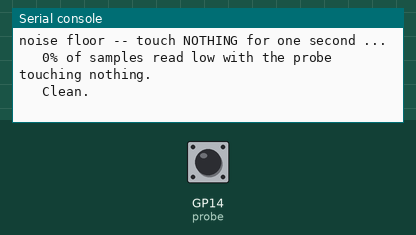
Simulated run of this program. Board: Raspberry Pi Pico running MicroPython. Parts: the last lines printed to the serial console. The test bench sets the inputs (shaded band); at power-on: GP14 (probe) HIGH.

Above: at 2.2 s.
2.3 s: GP14 (probe) pulled LOW for 0.15 s
At 2.63 s:
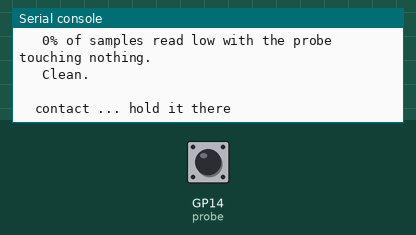
4.3 s: GP14 (probe) pulled LOW for 1 s
At 5.11 s:
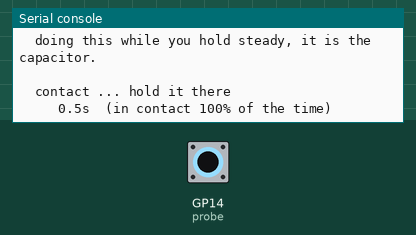
7.1 s: GP14 (probe) pulled LOW for 3.2 s
At 10.4 s:
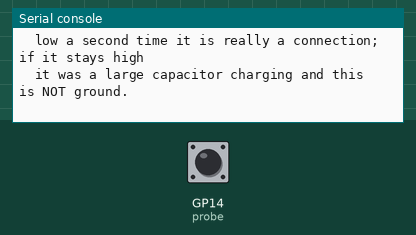
11.8 s: GP14 (probe) pulled LOW for 0.15 s
At 12.13 s:
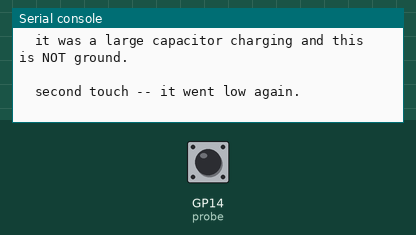
13.8 s: GP14 (probe) pulled LOW for 3.2 s
At 16.7 s:
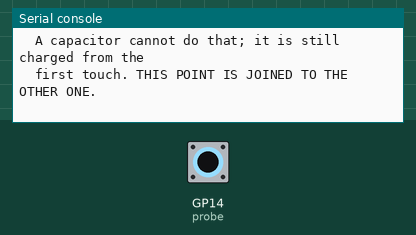
Timing chart, 0 to 18.2 s (numbered marks = the images above; inputs shaded):
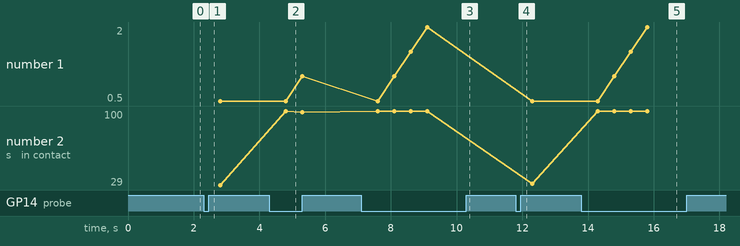

Measured:
- after the input at 2.3 s, the serial console: prints a new line after 0.05 s (image 1)
- after the input at 4.3 s, the serial console: prints a new line after 0.50 s (image 2)
- after the input at 7.1 s, the serial console: prints a new line after 1.0 s (image 3)
- after the input at 11.8 s, the serial console: prints a new line after 0.05 s (image 4)
- after the input at 13.8 s, the serial console: prints a new line after 0.50 s (image 5)
- plotted number 1: 0.5 → 1 after the input at 4.3 s, 1 → 2 after the input at 7.1 s, 2 → 0.5 after the input at 11.8 s, 0.5 → 2 after the input at 13.8 s
- plotted number 2: 29 → 99 after the input at 4.3 s, 100 → 30 after the input at 11.8 s, 30 → 100 after the input at 13.8 s

The program:

continuity_test.py
```python
"""Continuity tester -- identify an unmarked pin when there is no multimeter.

Board:  Raspberry Pi Pico W (RP2040, 2022).
Run:    uv run mpremote run "pi pico/picoW/continuity_test.py"
Or through the Pi the Pico is plugged into (README section 5):
        scp "pi pico/picoW/continuity_test.py" my-pi:/tmp/ && ssh -t my-pi '~/.local/bin/mpremote run /tmp/continuity_test.py'

Written because the PIR module in this project has no silkscreen at all, so its
three pins cannot be read -- and getting VCC and GND the wrong way round
destroys the module. Guessing is not an option and there is no meter, so the
Pico becomes the meter.

HOW IT WORKS

A GPIO configured as an input with the internal pull-up sits at 3.3V through
roughly 55k. Touch that pin to something connected to the Pico's own GND and
the pull-up loses -- the pin reads 0. Touch it to anything else and it stays 1.
That is a continuity test, and 55k is weak enough that ~60uA flows, which
harms nothing.

THE THING BEING TESTED MUST HAVE NO POWER GOING TO IT

The Pico is powered -- it is running this. The module being probed must not be.
Nothing plugged into it at all: no 5V, no ground, no signal wire. It lies loose
on the bench and the only two wires touching it are these two probes.

Two reasons, and the second one is the expensive one. A powered module pushes
its own voltage back down the probe, which makes the reading meaningless. And
the probe wire runs to GP14, so touching it against a live 5V pin puts 5V
straight onto a 3.3V input.

WIRING

Two jumper wires into the Pico and nothing else:

    wire A  ->  Pico GND  (pin 38)
    wire B  ->  Pico GP14 (pin 19)

Their free ends are the two probe tips. Touch both tips to two points, and the
script says whether those two points are joined. It does not matter which tip
goes where -- a connection is a connection in either direction.

USE THE SELF-TEST FIRST

Touch the two free ends TOGETHER. That is a connection by definition, so it
must report CONNECTED. If it does not, a jumper is not seated and every reading
after it would have been a lie. Prove the instrument before trusting the
measurement.

TWO THINGS THIS HAS TO GET RIGHT, AND THE FIRST VERSION GOT BOTH WRONG

1. BOUNCE. A hand-held dupont pin is not a sprung meter probe. It makes and
   breaks contact many times a second, so the pin reading is not a steady low
   while touching -- it is mostly low, peppered with highs. The first version
   demanded an unbroken low and so ended the measurement on the first bounce,
   reporting a 10ms contact every time and never once confirming a connection
   that was really there. Hence DUTY_MIN: judge the PROPORTION of low samples
   across the hold, not an unbroken run of them.

2. CAPACITORS, which is the direction that costs money. An uncharged capacitor
   looks exactly like a short until it fills. Through 55k a 100uF electrolytic
   holds the pin below the logic threshold for more than a second, so a fixed
   "low for 800ms means connected" would have declared the module's VCC pin to
   be ground -- and wiring it that way round destroys the module.

   The fix is not a longer timer; a bigger capacitor beats any timer. It is the
   SECOND TOUCH. Lift the probe and touch the same point again straight away: a
   capacitor is still charged from the first touch and will not go low again,
   while ground goes low instantly every single time. That is a difference in
   kind rather than degree, so it settles the question no matter what value the
   capacitor is. This script asks for that second touch and will not call
   anything ground without it.
"""

import machine
import time

PROBE_PIN = 14

POLL_MS = 5

# How long the probe has to be held before a verdict. Long enough that a small
# decoupling capacitor is fully charged and has let go again; the second touch,
# not this number, is what defends against a large one.
HOLD_MS = 2500

# Fraction of samples that must read low across the hold. Well under 1.0 so
# that contact bounce does not disqualify a real connection, and well over 0.5
# so that a probe barely grazing the target is still rejected.
DUTY_MIN = 0.80

# No low at all for this long means the probe has been lifted and the touch is
# over. Longer than any plausible bounce gap.
GAP_END_MS = 400

# A touch is acknowledged when at least half of the last CONTACT_WINDOW_MS read
# low. Deliberately a proportion over a window rather than an unbroken run of
# lows: a run would reject mains hum nicely and then also reject a badly
# bouncing contact, which can break every few samples and never string enough
# lows together. Hum sits at a few percent in any window; even a poor contact
# sits far above half. The two do not overlap.
CONTACT_WINDOW_MS = 100
CONTACT_WINDOW = CONTACT_WINDOW_MS // POLL_MS
CONTACT_OPEN_LOWS = CONTACT_WINDOW // 2

IDLE_REPORT_MS = 6000

probe = machine.Pin(PROBE_PIN, machine.Pin.IN, machine.Pin.PULL_UP)


def banner():
    print("continuity tester -- two wires: Pico GND (pin 38) and GP%d (pin 19)"
          % PROBE_PIN)
    print("Touch both free ends to two points; this says if they are joined.\n")
    print("THE MODULE BEING PROBED MUST HAVE NOTHING PLUGGED INTO IT.\n")
    print("1. Touch the two free ends TOGETHER. It must say CONNECTED.")
    print("   If it does not, reseat the jumpers before going any further.")
    print("2. Hold one end on a bare metal point that is definitely the")
    print("   module's ground -- a SOLDER BLOB on the back, never a painted")
    print("   surface -- and connect the other to each outer pin in turn.")
    print("3. Hold each one for %.1fs -- there is a countdown. Wobble is fine,"
          % (HOLD_MS / 1000))
    print("   it is measuring how much of the time you are in contact.")
    print("4. Whenever it says CONNECTED, touch the SAME point again to")
    print("   confirm. Ground goes low twice; a capacitor only goes low once.\n")
    print("Ctrl-C to stop.\n")


def noise_floor():
    """Measure what the pin reads with nothing touching, and say so out loud.

    Worth a second of everyone's time because the failure it catches is one
    that reads as a hardware fault: a probe wire long enough to pick up mains
    hum makes the pin flicker low, and without this the first thing the script
    ever says is "contact" while the probe is lying on the bench. Knowing the
    floor is 5% turns that from a mystery into a number.
    """
    print("noise floor -- touch NOTHING for one second ...")
    lows = 0
    for _ in range(1000 // POLL_MS):
        if probe.value() == 0:
            lows += 1
        time.sleep_ms(POLL_MS)
    pct = lows * 100 // (1000 // POLL_MS)
    print("   %d%% of samples read low with the probe touching nothing." % pct)

    if pct > 40:
        print("   TOO HIGH. Something really is holding GP%d down -- a jumper"
              % PROBE_PIN)
        print("   still in the wrong row, or the probe resting on metal.")
        print("   Nothing below will mean anything until that is fixed.\n")
    elif pct:
        print("   That is mains hum on a dangling wire, not a fault. Hum")
        print("   flickers a few percent of samples; a touch fills most of a")
        print("   %dms window, and only the second registers.\n"
              % CONTACT_WINDOW_MS)
    else:
        print("   Clean.\n")


class Touch:
    """One probe contact, from first low until the probe is lifted."""

    def __init__(self, now):
        self.began = now
        self.last_low = now
        self.total = 0
        self.low = 0
        self.verdict = None

    def sample(self, is_low, now):
        self.total += 1
        if is_low:
            self.low += 1
            self.last_low = now

    def span(self):
        """Time from first low to last low -- the contact itself, excluding
        the GAP_END_MS of silence that proves the probe was lifted."""
        return time.ticks_diff(self.last_low, self.began)

    def duty(self):
        return self.low / self.total if self.total else 0.0


def watch():
    touch = None
    last_low = 0
    next_tick = 0
    last_idle = time.ticks_ms()
    # Whether the previous touch was judged a connection -- the second touch is
    # only meaningful as a follow-up to a first one.
    previous_connected = False

    # Ring buffer of the most recent samples, 1 = high, plus a running count of
    # the lows in it so the window costs one add and one subtract per poll
    # rather than a sum over the whole buffer.
    window = [1] * CONTACT_WINDOW
    wi = 0
    lows_in_window = 0

    while True:
        now = time.ticks_ms()
        is_low = probe.value() == 0

        if is_low:
            last_low = now

        lows_in_window -= 1 - window[wi]
        window[wi] = 0 if is_low else 1
        lows_in_window += 1 - window[wi]
        wi = (wi + 1) % CONTACT_WINDOW

        # A dangling probe wire is an aerial and the internal pull-up is only
        # ~55k -- a high enough impedance that mains hum alone drags the pin
        # under the logic threshold for a few percent of samples. Those dips
        # are sparse; any real contact, however badly it bounces, fills most of
        # the window. The first version opened a touch on ONE low sample, so it
        # announced "contact" with the probe lying on the bench.
        if touch is None and lows_in_window >= CONTACT_OPEN_LOWS:
            # Backdated to the OLDEST low still in the window and seeded with
            # the samples from there, because the contact began when the
            # window started filling, not when it finished. Without this a
            # brief capacitor pulse is judged on the samples AFTER the pulse
            # -- all high -- and reported as "low for 0ms" grazing instead of
            # as a capacitor. The ring is oldest-first from wi, so the first
            # low found scanning forward is the contact's true start.
            age = 0
            for k in range(CONTACT_WINDOW):
                if window[(wi + k) % CONTACT_WINDOW] == 0:
                    age = (CONTACT_WINDOW - k) * POLL_MS
                    break
            touch = Touch(time.ticks_add(now, -age))
            touch.total = max(1, age // POLL_MS)
            touch.low = lows_in_window
            touch.last_low = last_low
            next_tick = 500
            if previous_connected:
                print("  second touch -- it went low again.")
            else:
                print("  contact ... hold it there")

        if touch is not None:
            touch.sample(is_low, now)
            held = time.ticks_diff(now, touch.began)

            if touch.verdict is None and held >= next_tick and held < HOLD_MS:
                print("     %.1fs  (in contact %d%% of the time)"
                      % (held / 1000, touch.duty() * 100))
                next_tick += 500

            if touch.verdict is None and held >= HOLD_MS:
                touch.verdict = judge(touch, previous_connected)

            if time.ticks_diff(now, last_low) >= GAP_END_MS:
                if touch.verdict is None:
                    touch.verdict = judge_short(touch, previous_connected)
                if touch.verdict != "retry":
                    # "retry" deliberately leaves the flag alone: a fumbled
                    # confirmation is missing evidence, not contrary evidence,
                    # so the first CONNECTED survives and can still be
                    # confirmed by the next attempt.
                    previous_connected = touch.verdict == "connected"
                touch = None
                last_idle = now
        elif time.ticks_diff(now, last_idle) >= IDLE_REPORT_MS:
            print("  (open -- the two tips are not touching anything joined)")
            last_idle = now

        time.sleep_ms(POLL_MS)


def judge(touch, previous_connected):
    """Verdict for a touch that lasted the full hold."""
    duty = touch.duty()
    if duty < DUTY_MIN:
        if previous_connected:
            return fumbled_confirmation(
                "in contact only %d%% of the time" % (duty * 100))
        print("  UNCLEAR -- low only %d%% of the time. That is more than a"
              % (duty * 100))
        print("  capacitor and less than a connection: the tip is grazing the")
        print("  target rather than sitting on it. Press harder and redo.\n")
        return "unclear"

    if previous_connected:
        print("  CONFIRMED -- low twice in a row, %.1fs the second time."
              % (HOLD_MS / 1000))
        print("  A capacitor cannot do that; it is still charged from the")
        print("  first touch. THIS POINT IS JOINED TO THE OTHER ONE.\n")
    else:
        print("  CONNECTED -- low %d%% of %.1fs."
              % (duty * 100, HOLD_MS / 1000))
        print("  Now lift the probe and touch the SAME point again. If it goes")
        print("  low a second time it is really a connection; if it stays high")
        print("  it was a large capacitor charging and this is NOT ground.\n")
    return "connected"


def fumbled_confirmation(detail):
    """A second touch that did not hold. Says nothing about the point itself.

    Worth its own path because the obvious handling is wrong: treating a
    fumbled confirmation as evidence would throw away a good first reading and
    print a conclusion the data does not support. A confirmation can only
    confirm or stay silent -- it can never refute.
    """
    print("  confirming touch did not hold -- %s." % detail)
    print("  That says nothing either way. The first CONNECTED still stands;")
    print("  touch the same point again and hold it to settle it.\n")
    return "retry"


def judge_short(touch, previous_connected):
    """Verdict for a touch that ended before the hold completed.

    Judged over the contact SPAN, not the whole touch: the touch only ends
    after GAP_END_MS of silence, and counting that silence as "not in contact"
    would bury a genuine 50ms capacitor pulse under 400ms of highs.
    """
    span = touch.span()
    span_duty = touch.low / max(1, span // POLL_MS)

    if previous_connected:
        return fumbled_confirmation("broke off after %dms" % span)

    if span_duty <= 0.6:
        print("  UNCLEAR -- in contact only %d%% of %dms. The tip is grazing"
              % (span_duty * 100, span))
        print("  the target rather than sitting on it. Press harder, redo.\n")
        return "unclear"

    # A charging capacitor and a slipped probe produce the IDENTICAL waveform.
    # The pin cannot separate them and neither can this script, so it must not
    # pretend to -- an earlier version asserted "that is a capacitor", which
    # was nonsense during the self-test where the only things in the circuit
    # are two bare wires. Report the shape, name both causes, let the person
    # holding the wire decide, since only they know whether they moved.
    print("  INCONCLUSIVE -- low for %dms, then high, and the hold never"
          % span)
    print("  completed. Two different things look exactly like this:")
    print("    * the tip slipped off, or")
    print("    * this point goes to a capacitor, which fills up and lets go.")
    if span < 300:
        print("  Under %dms it is usually a slip. Try again; if it keeps"
              % 300)
        print("  doing this while you hold steady, it is the capacitor.\n")
    else:
        print("  If you were holding steady throughout, it is the capacitor,")
        print("  which means this point is NOT ground.\n")
    return "inconclusive"


try:
    banner()
    noise_floor()
    watch()
except KeyboardInterrupt:
    print("\nCtrl-C -- stopping")
finally:
    # Leave the pad the way a reset would. mpremote's soft reset does NOT
    # restore pad configuration, so a pull-up left set here would still be
    # driving the next script that touches GP14 -- which is pir_test.py, on
    # this very pin. That would quietly hold the PIR's output line up.
    probe.init(machine.Pin.IN, None)
    print("GP%d released, pull-up off." % PROBE_PIN)
```
